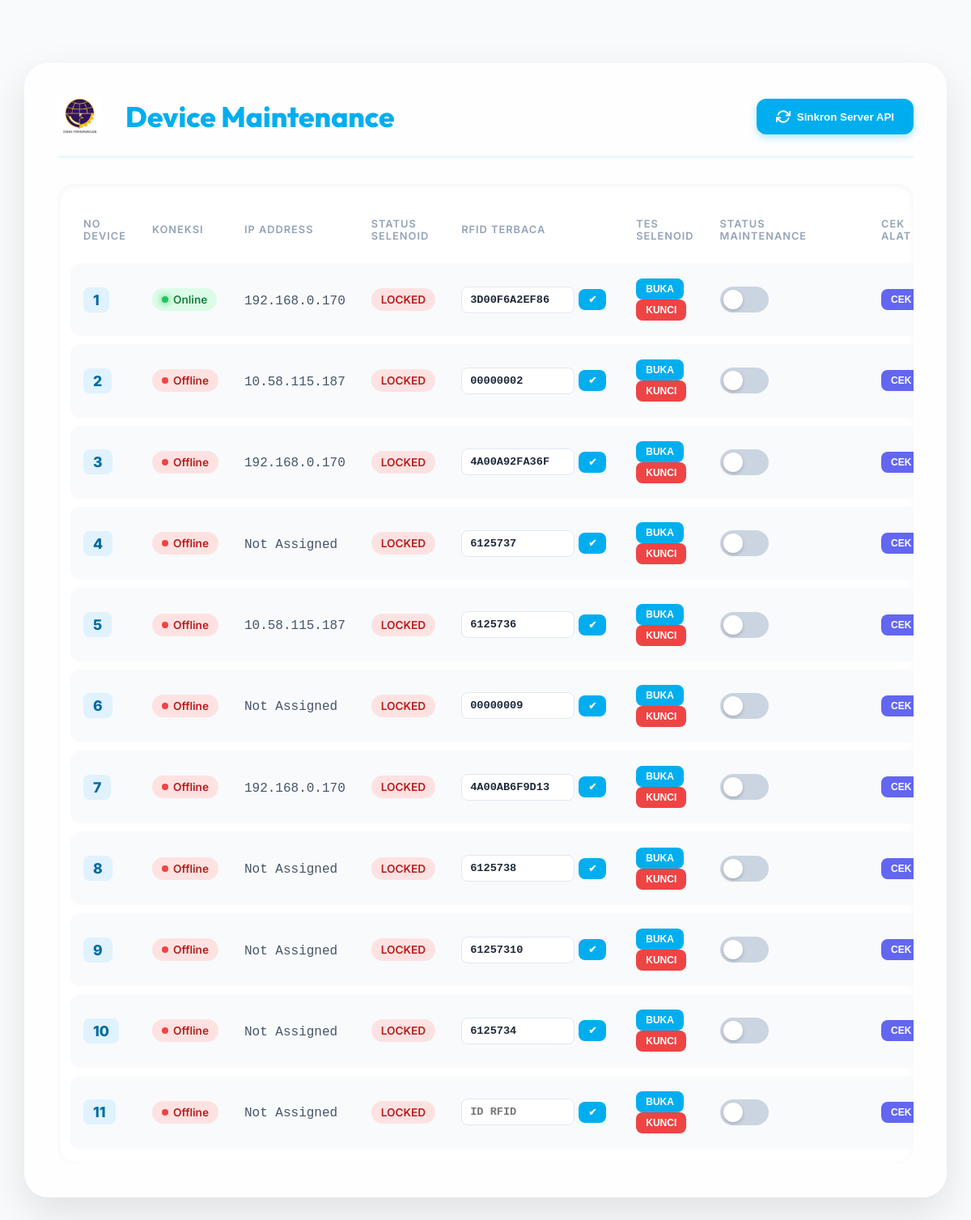
/maintenance, run on an earlier commit of the app's database.
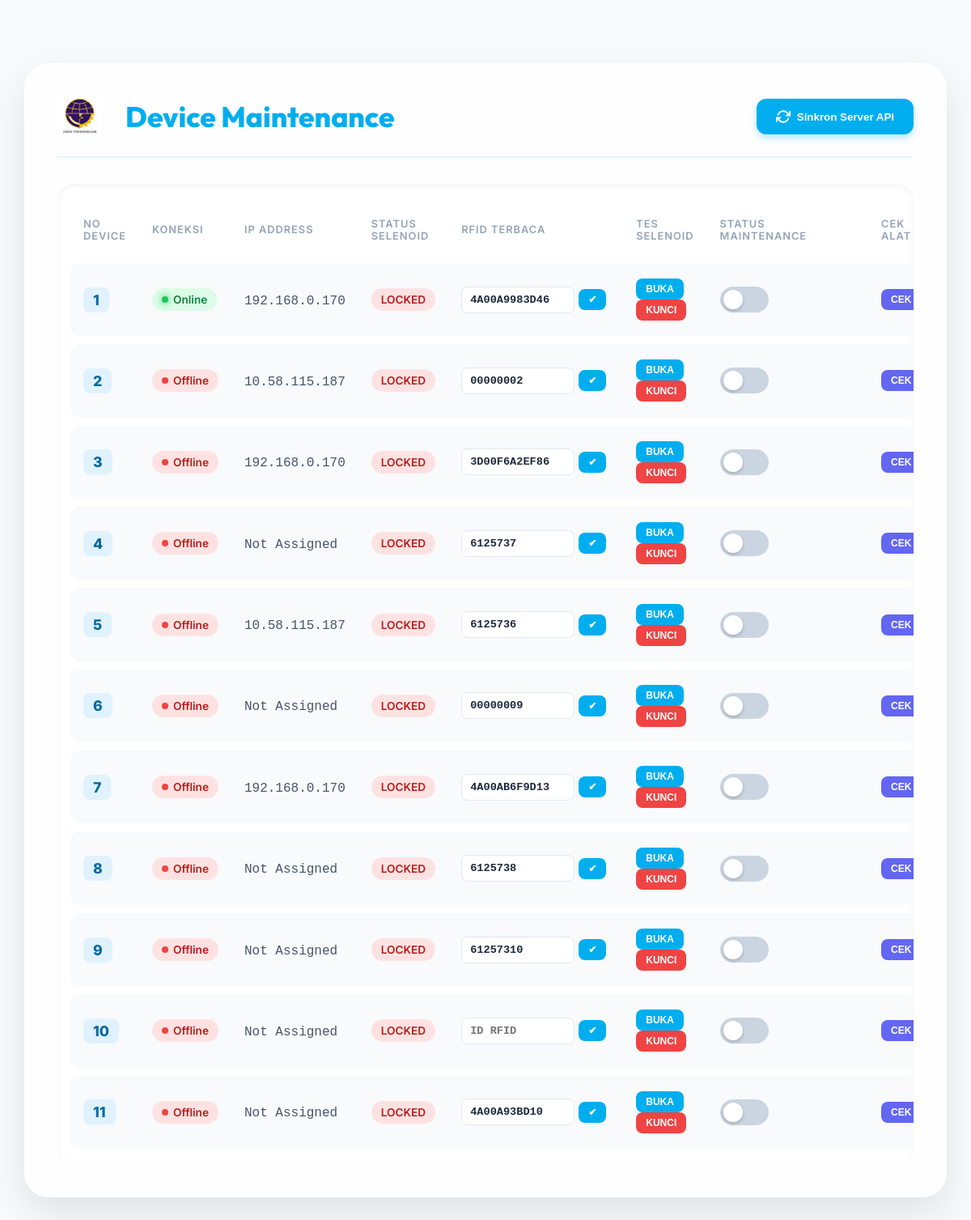
And on a later commit of the database.
### tables this page shows
CREATE TABLE slots (
                id INTEGER PRIMARY KEY AUTOINCREMENT,
                slot_number INTEGER UNIQUE,
                has_bike BOOLEAN NOT NULL DEFAULT 1,
                rfid_tag TEXT,
                is_detected BOOLEAN DEFAULT 0,
                last_update TIMESTAMP DEFAULT CURRENT_TIMESTAMP
            , bike_status TEXT, maintenance BOOLEAN DEFAULT 0, ip_address TEXT, is_connected BOOLEAN DEFAULT 0, solenoid_status BOOLEAN DEFAULT 0, bike_name TEXT);

### app.py (the view)
@app.route('/maintenance')
def maintenance():
    db = get_db()
    slots = db.execute('SELECT * FROM slots ORDER BY slot_number').fetchall()
    settings = db.execute('SELECT * FROM settings').fetchall()
    settings_dict = {s['key']: s['value'] for s in settings}
    return render_template('maintenance.html', slots=slots, settings=settings_dict)

### app.py (called while the page is built)
def get_db():
    conn = sqlite3.connect(DATABASE, timeout=20)
    conn.row_factory = sqlite3.Row
    return conn

### templates/maintenance.html (shortened to what this page needs)
<!DOCTYPE html>
<html lang="id">
<head>
    <link rel="stylesheet" href="{{ url_for('static', filename='css/style.css') }}">
</head>
<body style="background: #f8fafc;">
    <div class="maintenance-container">
        <header class="maint-header">
            <div class="maint-title">
                <img src="{{ url_for('static', filename='img/dishub_logo.png') }}" alt="DISHUB Logo" style="height: 50px; cursor: pointer; margin-right: 15px;" onclick="toggleNavModal()">
                <h1>Device Maintenance</h1>
            </div>
            <div style="display: flex; gap: 10px;">
                <button onclick="syncApi()" class="back-btn" style="background: var(--primary-blue); color: white; border: none; box-shadow: 0 4px 10px rgba(0, 174, 239, 0.3);">
                    Sinkron Server API
                </button>
            </div>
        </header>
        <div class="table-wrapper">
            <table>
                <thead>
                    <tr>
                        <th>No Device</th>
                        <th>Koneksi</th>
                        <th>IP Address</th>
                        <th>Status Selenoid</th>
                        <th>RFID Terbaca</th>
                        <th>Tes Selenoid</th>
                        <th>Status Maintenance</th>
                        <th>Cek Alat</th>
                    </tr>
                </thead>
                <tbody id="deviceTableBody">
                    {% for slot in slots %}
                    <tr>
                        <td>
                            <span class="device-badge">{{ slot.slot_number }}</span>
                        </td>
                        <td>
                            {% if slot.is_connected %}
                            <span class="status-pill status-online">
                                <span class="status-dot dot-online"></span> Online
                            </span>
                            {% else %}
                            <span class="status-pill status-offline">
                                <span class="status-dot dot-offline"></span> Offline
                            </span>
                            {% endif %}
                        </td>
                        <td>
                            <span class="ip-text">{{ slot.ip_address or "Not Assigned" }}</span>
                        </td>
                        <td>
                            <span class="status-pill {{ 'status-online' if slot.solenoid_status else 'status-offline' }}">
                                {{ 'OPEN' if slot.solenoid_status else 'LOCKED' }}
                            </span>
                        </td>
                        <td>
                            <div style="display: flex; gap: 5px; align-items: center;">
                                <input type="text" class="rfid-input" value="{{ slot.rfid_tag or '' }}" placeholder="ID RFID" id="rfid_{{ slot.id }}">
                                <button class="test-btn save-rfid-btn" data-id="{{ slot.id }}">✔</button>
                            </div>
                        </td>
                        <td>
                            <button class="test-btn solenoid-btn" data-id="{{ slot.id }}" data-status="true">BUKA</button>
                            <button class="test-btn btn-red solenoid-btn" data-id="{{ slot.id }}" data-status="false">KUNCI</button>
                        </td>
                        <td>
                            <div style="display: flex; align-items: center;">
                                <label class="switch">
                                    <span class="slider"></span>
                                </label>
                            </div>
                        </td>
                        <td>
                            <button class="test-btn check-btn" data-id="{{ slot.id }}" style="background: #6366f1;">CEK</button>
                        </td>
                    </tr>
                    {% endfor %}
                </tbody>
            </table>
        </div>
    </div>
</body>
</html>

What changed in the data, as far as the page shows it:
changed slots (number 1 of 11 on the later page): rfid_tag "3D00F6A2EF86" → "4A00A9983D46"
changed slots (number 3 of 11 on the later page): rfid_tag "4A00A92FA36F" → "3D00F6A2EF86"
changed slots (number 10 of 11 on the later page): rfid_tag "6125734" → (not shown)
changed slots (number 11 of 11 on the later page): rfid_tag (not shown) → "4A00A93BD10"
